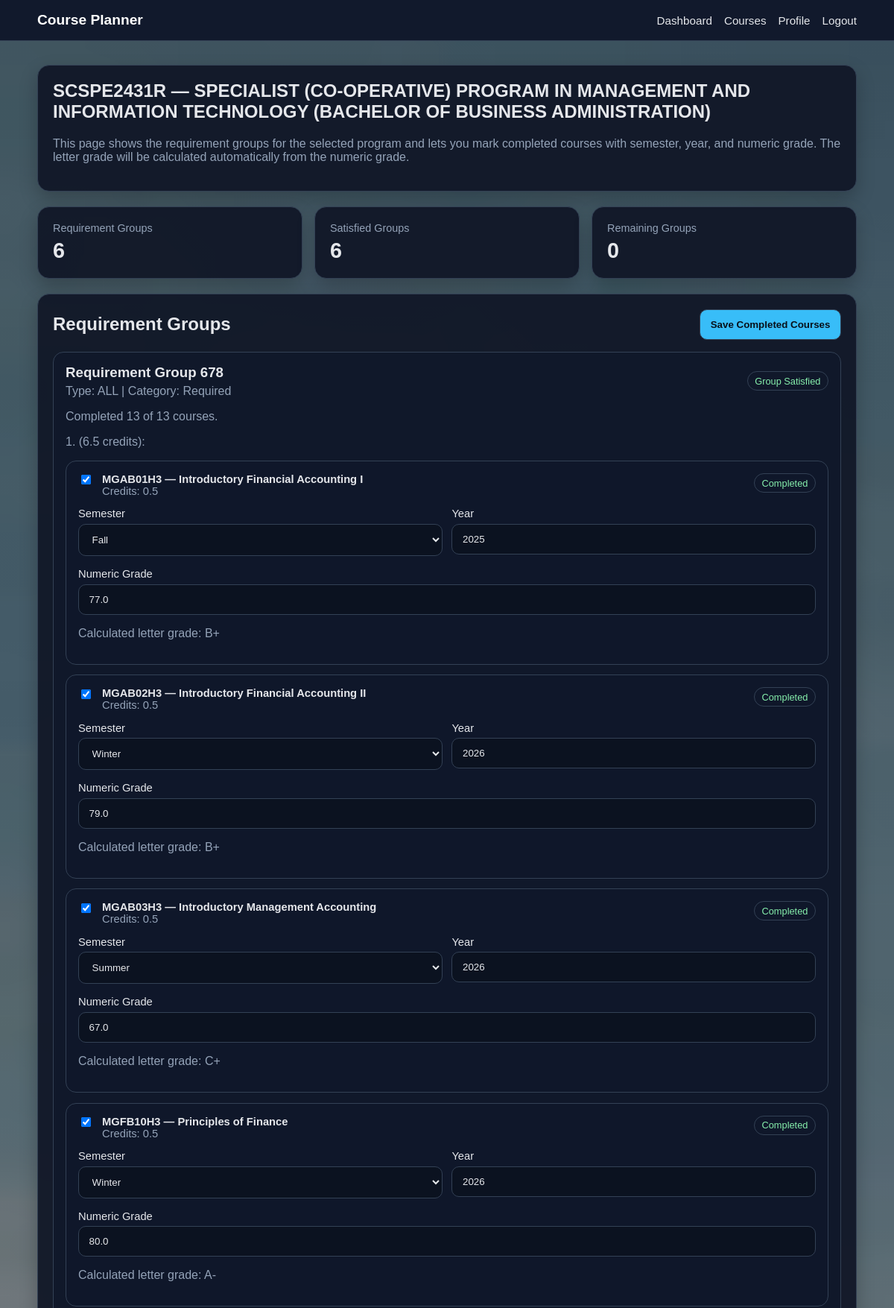
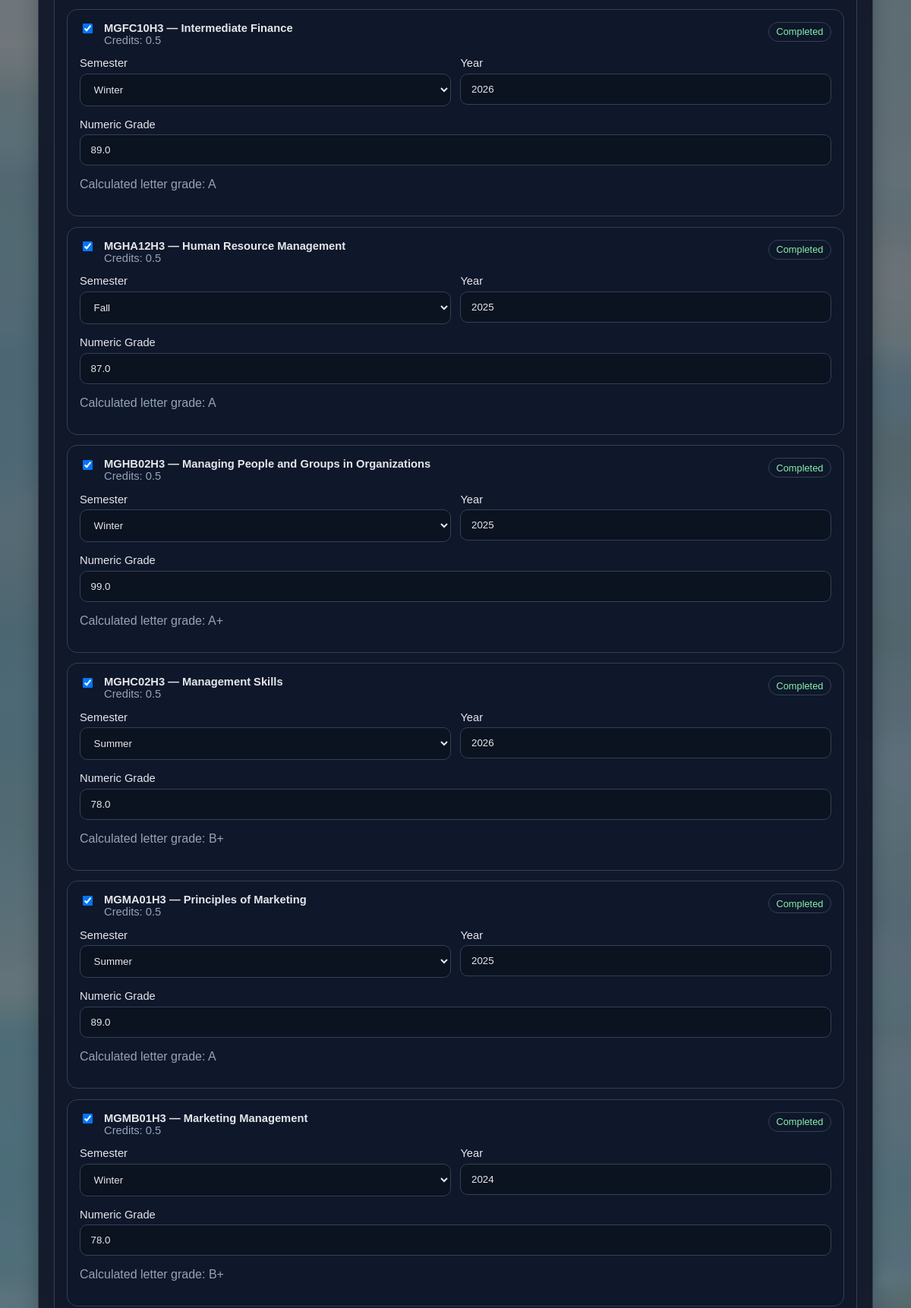
The app's page /planner?program_code=SCSPE2431R (signed in, upper part) with its own data (2 pictures, top to bottom).
### tables this page shows
CREATE TABLE completed_courses (
    record_id INTEGER PRIMARY KEY,
    user_id INTEGER NOT NULL,
    course_code TEXT NOT NULL,
    semester TEXT,
    year INTEGER,
    grade TEXT,
    numeric_grade REAL,
    status TEXT NOT NULL DEFAULT 'COMPLETED',
    credits_earned REAL NOT NULL DEFAULT 0.5,
    FOREIGN KEY (user_id) REFERENCES users(user_id)
);

### Backend/recommendation_routes.py (the view)
    @app.route("/planner")
    def planner():
        if "user_id" not in session:
            flash("Please log in first.")
            return redirect(url_for("login"))
        user_id = session["user_id"]
        program_code = request.args.get("program_code", "").strip().upper()
        if not is_valid_program_code(program_code):
            flash("Invalid program code.")
            return redirect(url_for("dashboard"))
        plan = planner_service.get_program_plan(user_id, program_code)
        if not plan:
            flash("Program plan not found.")
            return redirect(url_for("dashboard"))
        return render_template("recommendations.html", plan=plan)

### Backend/data_repository.py (called while the page is built, shortened)
    def get_main_db_conn(self):
        conn = sqlite3.connect(self.db_path)
        conn.row_factory = sqlite3.Row
        return conn

    def _clean_df(self, df):
        return df.astype(object).where(pd.notna(df), None)

    def get_all_programs(self):
        conn = self.get_main_db_conn()
        try:
            rows = conn.execute("""
                SELECT *
                FROM programs
                ORDER BY program_name
            """).fetchall()
        except:
            rows = []
        conn.close()
        if rows:
            return rows

    def get_program_by_code(self, program_code):
        conn = self.get_main_db_conn()
        try:
            row = conn.execute("""
                SELECT *
                FROM programs
                WHERE program_code = ?
            """, (program_code,)).fetchone()
        except:
            row = None
        conn.close()
        if row:
            return row

    def get_course_by_code(self, course_code):
        conn = self.get_main_db_conn()
        try:
            row = conn.execute("""
                SELECT *
                FROM courses
                WHERE course_code = ?
            """, (course_code,)).fetchone()
        except:
            row = None
        conn.close()
        if row:
            return row

    def get_program_requirement_groups(self, program_code):
        conn = self.get_main_db_conn()
        try:
            rows = conn.execute("""
                SELECT *
                FROM program_requirement
                WHERE program_code = ?
                ORDER BY group_id
            """, (program_code,)).fetchall()
        except:
            rows = []
        conn.close()
        if rows:
            return rows
        csv_path = DATA_DIR / "program_requirement.csv"
        if not csv_path.exists():
            return []
        df = pd.read_csv(csv_path)
        filtered = df[df["program_code"] == program_code].sort_values("group_id")
        filtered = self._clean_df(filtered)
        return filtered.to_dict(orient="records")

    def get_program_requirement_courses(self, group_id):
        conn = self.get_main_db_conn()
        try:
            rows = conn.execute("""
                SELECT *
                FROM program_requirement_courses
                WHERE group_id = ?
                ORDER BY course_code
            """, (group_id,)).fetchall()
        except:
            rows = []
        conn.close()
        if rows:
            return rows

### templates/recommendations.html (shortened to what this page needs)
{% extends "base.html" %}
{% block content %}
<div class="grid" style="gap: 1.25rem;">
    <section class="hero-card">
        <h1>{{ plan.program.program_code }} — {{ plan.program.program_name }}</h1>
        <p class="muted">This page shows the requirement groups for the selected program and lets you mark completed courses with semester, year, and numeric grade. The letter grade will be calculated automatically from the numeric grade.</p>
    </section>
    <section class="grid three">
        <div class="card kpi">
            <span class="label">Requirement Groups</span>
            <span class="value">{{ plan.summary.total_groups }}</span>
        </div>
        <div class="card kpi">
            <span class="label">Satisfied Groups</span>
            <span class="value">{{ plan.summary.satisfied_groups }}</span>
        </div>
        <div class="card kpi">
            <span class="label">Remaining Groups</span>
            <span class="value">{{ plan.summary.remaining_groups }}</span>
        </div>
    </section>
    <form method="POST" action="{{ url_for('save_completed_courses') }}">
        <section class="list-card">
            <div class="actions" style="justify-content: space-between; align-items: center; margin-top: 0; margin-bottom: 1rem;">
                <h2 style="margin-bottom: 0;">Requirement Groups</h2>
                <button class="primary" type="submit">Save Completed Courses</button>
            </div>
            {% if plan.groups %}
                <div class="audit-list">
                    {% for group in plan.groups %}
                        <article class="audit-item">
                            <div class="actions" style="justify-content: space-between; align-items: center; margin-top: 0;">
                                <div>
                                    <h3 style="margin-bottom: 0.35rem;">Requirement Group {{ group.group_id }}</h3>
                                    <div class="meta">
                                        Type: {{ group.group_type or "ALL" }}
                                        {% if group.category %} | Category: {{ group.category }}{% endif %}
                                    </div>
                                </div>
                                {% if group.group_is_optional %}
                                    <span class="badge">Optional Group</span>
                                {% elif group.group_is_satisfied %}
                                    <span class="badge good">Group Satisfied</span>
                                {% else %}
                                    <span class="badge warn">Group Not Yet Satisfied</span>
                                {% endif %}
                            </div>
                            {% if group.group_progress_text %}
                                <p class="small">{{ group.group_progress_text }}</p>
                            {% endif %}
                            {% set group_notes = group.notes if group.notes is string else '' %}
                            {% if group_notes %}
                                <p class="small">{{ group_notes }}</p>
                            {% endif %}
                            {% if group.courses %}
                                <div class="simple-list">
                                    {% for course in group.courses %}
                                        <div class="simple-item">
                                            <div class="actions" style="justify-content: space-between; align-items: flex-start; margin-top: 0;">
                                                <div style="flex: 1;">
                                                    <label style="display: flex; gap: 0.75rem; align-items: flex-start; margin: 0;">
                                                        <input
                                                            type="checkbox"
                                                            name="course_codes"
                                                            value="{{ course.course_code }}"
                                                            {% if course.is_completed %}checked{% endif %}
                                                            style="width: auto; margin-top: 0.15rem;"
                                                        >
                                                        <span>
                                                            <strong>{{ course.course_code }} — {{ course.course_name }}</strong>
                                                            <div class="meta">Credits: {{ course.credits }}</div>
                                                        </span>
                                                    </label>
                                                </div>
                                                {% if course.is_completed %}
                                                    {% if course.is_completed_by_exclusion %}
                                                        <span class="badge good">Satisfied by exclusion{% if course.completed_by_exclusion_code %}: {{ course.completed_by_exclusion_code }}{% endif %}</span>
                                                    {% else %}
                                                        <span class="badge good">Completed</span>
                                                    {% endif %}
                                                {% elif course.is_optional_now %}
                                                    <span class="badge">Optional now</span>
                                                {% else %}
                                                    <span class="badge warn">Not Completed</span>
                                                {% endif %}
                                            </div>
                                            <div class="form-row two" style="margin-top: 0.9rem;">
                                                <div>
                                                    <label for="semester_{{ course.course_code }}">Semester</label>
                                                    <select id="semester_{{ course.course_code }}" name="semester_{{ course.course_code }}">
                                                        <option value="Fall" {% if course.saved_semester == "Fall" %}selected{% endif %}>Fall</option>
                                                        <option value="Winter" {% if course.saved_semester == "Winter" %}selected{% endif %}>Winter</option>
                                                        <option value="Summer" {% if course.saved_semester == "Summer" %}selected{% endif %}>Summer</option>
                                                    </select>
                                                </div>
                                                <div>
                                                    <label for="year_{{ course.course_code }}">Year</label>
                                                    <input
                                                        id="year_{{ course.course_code }}"
                                                        name="year_{{ course.course_code }}"
                                                        type="number"
                                                        min="1900"
                                                        max="2100"
                                                        value="{{ course.saved_year or '' }}"
                                                        placeholder="2026"
                                                    >
                                                </div>
                                            </div>
                                            <div class="form-row">
                                                <div>
                                                    <label for="numeric_grade_{{ course.course_code }}">Numeric Grade</label>
                                                    <input
                                                        id="numeric_grade_{{ course.course_code }}"
                                                        name="numeric_grade_{{ course.course_code }}"
                                                        type="number"
                                                        step="0.01"
                                                        min="0"
                                                        max="100"
                                                        value="{{ course.saved_numeric_grade if course.saved_numeric_grade is not none else '' }}"
                                                        placeholder="85"
                                                    >
                                                </div>
                                            </div>
                                            {% if course.saved_grade %}
                                                <p class="small">Calculated letter grade: {{ course.saved_grade }}</p>
                                            {% endif %}
                                            {% set course_notes = course.notes if course.notes is string else '' %}
                                        </div>
                                    {% endfor %}
                                </div>
                            {% else %}
                                <div class="empty-state">No courses listed in this group.</div>
                            {% endif %}
                        </article>
                    {% endfor %}
                </div>
            {% else %}
                <div class="empty-state">No requirement groups found.</div>
            {% endif %}
        </section>
    </form>
</div>
{% endblock %}

### static/styles.css (style rules this page uses)
* { box-sizing: border-box; }
:root { --bg: #0f172a; --panel: #111827; --panel-2: #1f2937; --line: #334155; --text: #e5e7eb; --muted: #94a3b8; --accent: #38bdf8; --accent-2: #22c55e; --danger: #f87171; --warning: #fbbf24; --card: #111827; }
html, body { margin: 0; padding: 0; font-family: Arial, Helvetica, sans-serif; background: linear-gradient(180deg, #0b1220 0%, #111827 100%); color: var(--text); min-height: 100%; }
.hero-card, .card, .form-card, .table-card, .list-card { background: rgba(17, 24, 39, 0.95); border: 1px solid var(--line); border-radius: 16px; padding: 1.25rem; box-shadow: 0 10px 25px rgba(0, 0, 0, 0.22); }
.grid { display: grid; gap: 1rem; }
.grid.three { grid-template-columns: repeat(auto-fit, minmax(240px, 1fr)); }
h1, h2, h3 { margin-top: 0; }
p.muted, .small, .meta { color: var(--muted); }
.form-row { display: grid; gap: 0.8rem; margin-bottom: 1rem; }
.form-row.two { grid-template-columns: repeat(auto-fit, minmax(180px, 1fr)); }
label { display: block; font-size: 0.92rem; margin-bottom: 0.35rem; }
input, select, textarea, button { width: 100%; padding: 0.75rem 0.85rem; border-radius: 10px; border: 1px solid var(--line); background: #0b1220; color: var(--text); }
button.primary { background: var(--accent); color: #08111b; font-weight: 700; }
.kpi { display: flex; flex-direction: column; gap: 0.35rem; }
.kpi .label { color: var(--muted); font-size: 0.9rem; }
.kpi .value { font-size: 1.8rem; font-weight: 700; }
.course-list, .audit-list, .simple-list { display: grid; gap: 0.85rem; }
.course-item, .audit-item, .simple-item { border: 1px solid var(--line); border-radius: 14px; padding: 1rem; background: rgba(15, 23, 42, 0.75); }
.badge { display: inline-flex; align-items: center; gap: 0.35rem; padding: 0.28rem 0.6rem; border-radius: 999px; border: 1px solid var(--line); font-size: 0.8rem; color: var(--muted); }
.badge.good { color: #86efac; }
.actions { display: flex; gap: 0.75rem; flex-wrap: wrap; margin-top: 0.9rem; }
.actions > * { width: auto; }
body { margin: 0; min-height: 100vh; background: linear-gradient(rgba(0, 0, 0, 0.45), rgba(0, 0, 0, 0.45)), url("/static/images/uoft.jpg"); background-size: cover; background-position: center; background-repeat: no-repeat; background-attachment: fixed; }

### records on screen
completed_courses: course_code "MGAB01H3", course_name "Introductory Financial Accounting I", credits "0.5", semester+course_code "Fall", course_code "2025", course_code "77.0", saved_grade "B+"
completed_courses: course_code "MGAB02H3", course_name "Introductory Financial Accounting II", credits "0.5", semester+course_code "Winter", course_code "2026", course_code "79.0", saved_grade "B+"
completed_courses: course_code "MGAB03H3", course_name "Introductory Management Accounting", credits "0.5", semester+course_code "Summer", course_code "2026", course_code "67.0", saved_grade "C+"
completed_courses: course_code "MGFB10H3", course_name "Principles of Finance", credits "0.5", semester+course_code "Winter", course_code "2026", course_code "80.0", saved_grade "A-"
completed_courses: course_code "MGFC10H3", course_name "Intermediate Finance", credits "0.5", semester+course_code "Winter", course_code "2026", course_code "89.0", saved_grade "A"
completed_courses: course_code "MGHA12H3", course_name "Human Resource Management", credits "0.5", semester+course_code "Fall", course_code "2025", course_code "87.0", saved_grade "A"
completed_courses: course_code "MGHB02H3", course_name "Managing People and Groups in Organizations", credits "0.5", semester+course_code "Winter", course_code "2025", course_code "99.0", saved_grade "A+"
completed_courses: course_code "MGHC02H3", course_name "Management Skills", credits "0.5", semester+course_code "Summer", course_code "2026", course_code "78.0", saved_grade "B+"
completed_courses: course_code "MGMA01H3", course_name "Principles of Marketing", credits "0.5", semester+course_code "Summer", course_code "2025", course_code "89.0", saved_grade "A"
completed_courses: course_code "MGMB01H3", course_name "Marketing Management", credits "0.5", semester+course_code "Winter", course_code "2024", course_code "78.0", saved_grade "B+"

### other values on screen
{{ plan.program.program_code }} "SCSPE2431R"
{{ plan.program.program_name }} "SPECIALIST (CO-OPERATIVE) PROGRAM IN MANAGEMENT AND INFORMATION TECHNOLOGY (BACHELOR OF BUSINESS ADMINISTRATION)"
{{ plan.summary.total_groups }} "6"
{{ plan.summary.satisfied_groups }} "6"
{{ plan.summary.remaining_groups }} "0"
{{ group.group_id }} "678"
{{ group.group_type or "ALL" }} "ALL"
{{ group.category }} "Required"
{{ group.group_progress_text }} "Completed 13 of 13 courses."
{{ group_notes }} "1. (6.5 credits):"
